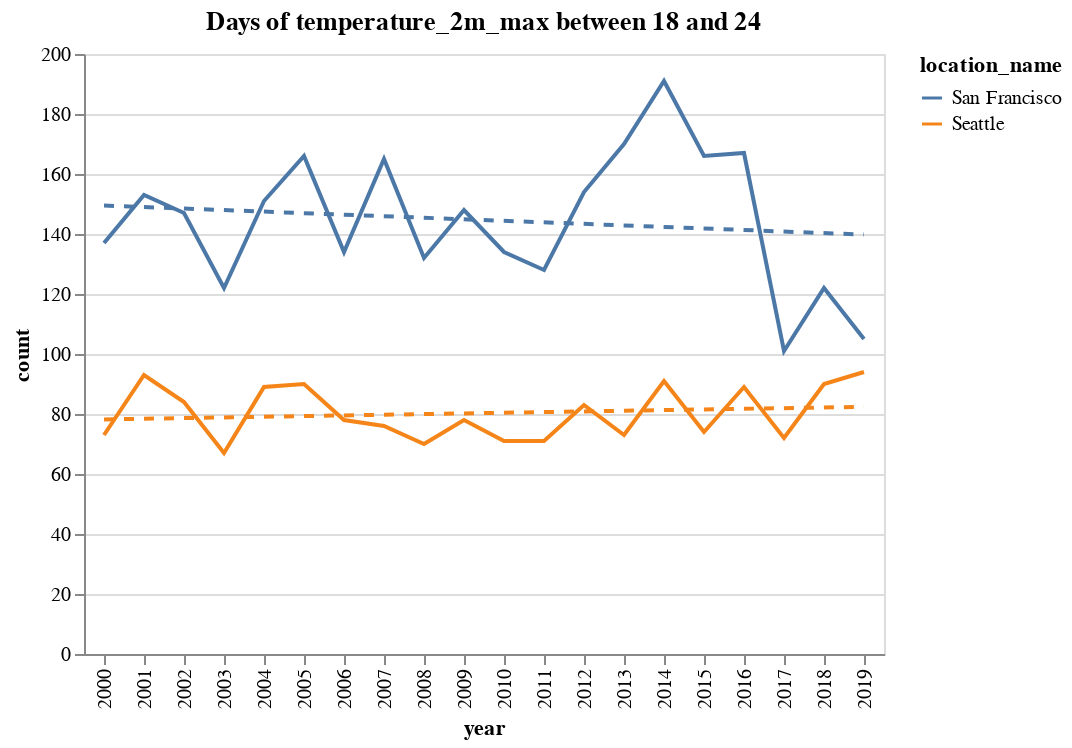

Here is the notebook cell this chart was saved with:
### Markdown cell above
We can verify that the MCP tool is configured properly, by executing the tool directly.

### Code cell
tool_results_str = mcp_client.execute_tool(
  tool_name="compare_locations_mcp",
  tool_input={
    "locations": [
        {
            "name": "San Francisco",
            "latitude": 37.7749,
            "longitude": -122.4194
        },
        {
            "name": "Seattle",
            "latitude": 47.6062,
            "longitude": -122.3321
        }
    ],
    "variable": "temperature_2m_max",
    "threshold_min": 18,
    "threshold_max": 24,
    "start_year": 2000,
    "end_year": 2019
})

tool_results = json.loads(tool_results_str)

# Display the tool results
display(Markdown(tool_results['text']))
if 'chart_json' in tool_results:
  display(alt.Chart.from_dict(tool_results['chart_json']))

### Figure 1 — Vega-Lite specification as saved in the notebook (floating-point values rounded to 4 significant figures)
{"config": {"view": {"continuousWidth": 300, "continuousHeight": 300}}, "layer": [{"mark": {"type": "line"}, "encoding": {"color": {"field": "location_name", "type": "nominal"}, "x": {"field": "year", "type": "ordinal"}, "y": {"field": "count", "type": "quantitative"}}}, {"mark": {"type": "line", "strokeDash": [5, 5]}, "encoding": {"color": {"field": "location_name", "type": "nominal"}, "x": {"field": "year", "type": "ordinal"}, "y": {"field": "count", "type": "quantitative"}}, "transform": [{"on": "year", "regression": "count", "groupby": ["location_name"]}]}], "data": {"name": "data-b723f850fd952bb6a8c44554f3a06de8"}, "datasets": {"data-b723f850fd952bb6a8c44554f3a06de8": [{"year": 2000, "count": 137, "location_name": "San Francisco"}, {"year": 2001, "count": 153, "location_name": "San Francisco"}, {"year": 2002, "count": 147, "location_name": "San Francisco"}, {"year": 2003, "count": 122, "location_name": "San Francisco"}, {"year": 2004, "count": 151, "location_name": "San Francisco"}, {"year": 2005, "count": 166, "location_name": "San Francisco"}, {"year": 2006, "count": 134, "location_name": "San Francisco"}, {"year": 2007, "count": 165, "location_name": "San Francisco"}, {"year": 2008, "count": 132, "location_name": "San Francisco"}, {"year": 2009, "count": 148, "location_name": "San Francisco"}, {"year": 2010, "count": 134, "location_name": "San Francisco"}, {"year": 2011, "count": 128, "location_name": "San Francisco"}, {"year": 2012, "count": 154, "location_name": "San Francisco"}, {"year": 2013, "count": 170, "location_name": "San Francisco"}, {"year": 2014, "count": 191, "location_name": "San Francisco"}, {"year": 2015, "count": 166, "location_name": "San Francisco"}, {"year": 2016, "count": 167, "location_name": "San Francisco"}, {"year": 2017, "count": 101, "location_name": "San Francisco"}, {"year": 2018, "count": 122, "location_name": "San Francisco"}, {"year": 2019, "count": 105, "location_name": "San Francisco"}, {"year": 2000, "count": 73, "location_name": "Seattle"}, {"year": 2001, "count": 93, "location_name": "Seattle"}, {"year": 2002, "count": 84, "location_name": "Seattle"}, {"year": 2003, "count": 67, "location_name": "Seattle"}, {"year": 2004, "count": 89, "location_name": "Seattle"}, {"year": 2005, "count": 90, "location_name": "Seattle"}, {"year": 2006, "count": 78, "location_name": "Seattle"}, {"year": 2007, "count": 76, "location_name": "Seattle"}, {"year": 2008, "count": 70, "location_name": "Seattle"}, {"year": 2009, "count": 78, "location_name": "Seattle"}, {"year": 2010, "count": 71, "location_name": "Seattle"}, {"year": 2011, "count": 71, "location_name": "Seattle"}, {"year": 2012, "count": 83, "location_name": "Seattle"}, {"year": 2013, "count": 73, "location_name": "Seattle"}, {"year": 2014, "count": 91, "location_name": "Seattle"}, {"year": 2015, "count": 74, "location_name": "Seattle"}, {"year": 2016, "count": 89, "location_name": "Seattle"}, {"year": 2017, "count": 72, "location_name": "Seattle"}, {"year": 2018, "count": 90, "location_name": "Seattle"}, {"year": 2019, "count": 94, "location_name": "Seattle"}]}, "title": "Days of temperature_2m_max between 18 and 24", "$schema": "https://vega.github.io/schema/vega-lite/v5.20.1.json"}
